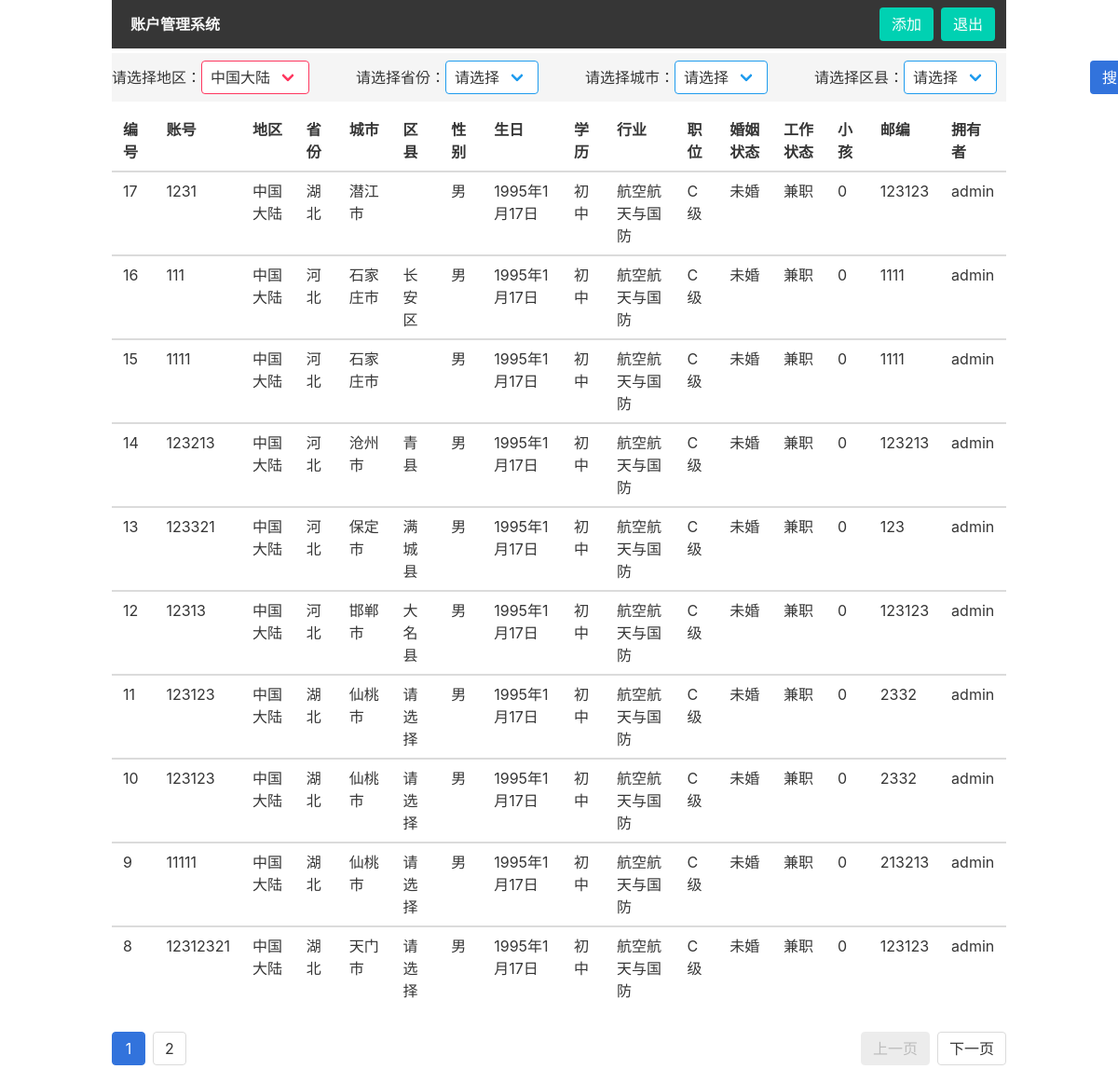
Before: /search/ (signed in) with the older database file.
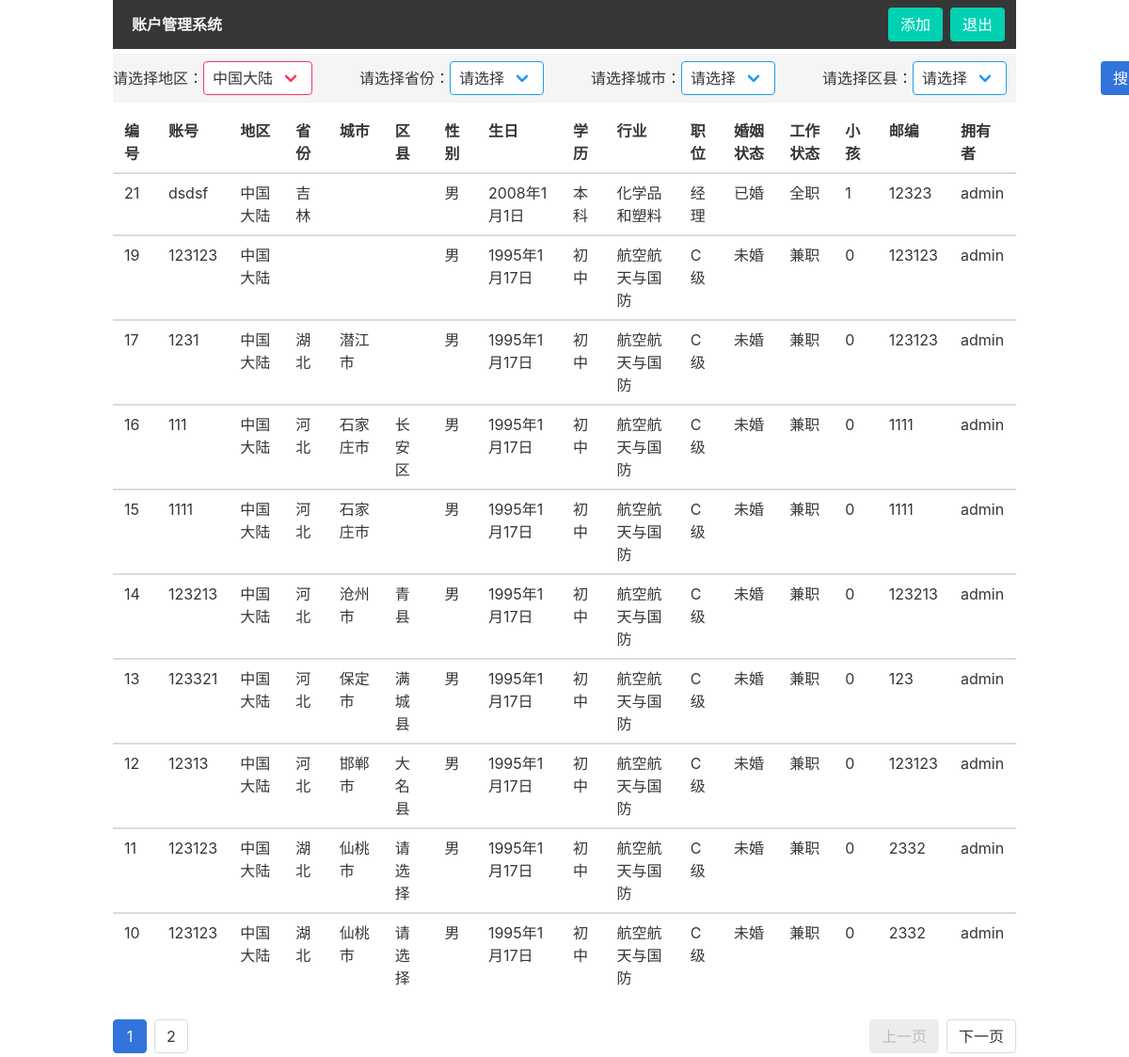
After: the same page with the newer database file.
### account_list/models.py (models this page shows)
class Accounts(models.Model):
    id = models.AutoField(primary_key=True)
    account = models.CharField(max_length=40)
    area = models.CharField(max_length=10)
    province = models.CharField(max_length=10)
    city = models.CharField(max_length=10)
    county = models.CharField(max_length=10)
    sex = models.CharField(max_length=5)
    birthday = models.CharField(max_length=30)
    edu = models.CharField(max_length=10)
    trade = models.CharField(max_length=30)
    position = models.CharField(max_length=10)
    marriage =models.CharField(max_length=10)
    working = models.CharField(max_length=10)
    child = models.IntegerField()
    zip_code = models.CharField(max_length=10)
    create_time = models.DateTimeField(auto_now_add=True)
    user = models.CharField(max_length=30)
    class Meta:
        ordering = ['-id']

### account_list/views.py (the view)
# urls.py: path('search/',search, name='搜索'),
def search(request):
    area = request.GET.get('area')
    province = request.GET.get('province')
    city = request.GET.get('city')
    county = request.GET.get('county')
    user = request.user
    search_dict = dict()
    if area:
        search_dict['area'] = area
    if province:
        search_dict['province'] = province
    if city:
        search_dict['city'] = city
    if county:
        search_dict['county'] = county
    search_of_list = Accounts.objects.filter(user=user,**search_dict)
    pageing = Paginator(search_of_list,10)
    page_num = request.GET.get('page',1)
    page_list = pageing.get_page(page_num)
    current_page = page_list.number
    pages = pageing.num_pages
    page_of_pages = pageing.page_range
    page_data =dict()
    page_data['page_list'] = page_list
    page_data['page'] = page_list.object_list
    page_data['area'] = area
    page_data['province'] =province
    page_data['city'] = city
    page_data['county'] = county
    page_data['page_of_pages'] = page_of_pages
    page_data['current_page'] = current_page
    return render(request,'search_list.html',page_data)

### account_list/templates/search_list.html (shortened to what this page needs)
{% extends 'bast.html' %}
    {% block basic_info %}
        {% include 'choose.html' %}
    {% endblock basic_info %}
{% block search_list %}
<div>
<table class="table is-fullwidth" style="margin-top: 10px;">
  <thead>
    <tr>
      <th>编号</th>
      <th>账号</th>
      <th>地区</th>
      <th>省份</th>
      <th>城市</th>
      <th>区县</th>
      <th>性别</th>
      <th>生日</th>
      <th>学历</th>
      <th>行业</th>
      <th>职位</th>
      <th>婚姻状态</th>
      <th>工作状态</th>
      <th>小孩</th>
      <th>邮编</th>
      <th>拥有者</th>
    </tr>
  </thead>
  <tfoot>
  {% for ss in page %}
    <tr >
      <td>{{ss.id}}</td>
      <td>{{ss.account}}</td>
      <td>{{ss.area}}</td>
      <td>{{ss.province}}</td>
      <td>{{ss.city}}</td>
      <td>{{ss.county}}</td>
      <td>{{ss.sex}}</td>
      <td>{{ss.birthday}}</td>
      <td>{{ss.edu}}</td>
      <td>{{ss.trade}}</td>
      <td>{{ss.position}}</td>
      <td>{{ss.marriage}}</td>
      <td>{{ss.working}}</td>
      <td>{{ss.child}}</td>
      <td>{{ss.zip_code}}</td>
      <td>{{ss.user}}</td>
    </tr>
  {% endfor %}
  </tfoot>
</table>
<div>
  <nav class="pagination" role="navigation" aria-label="pagination">
  {% if page_list.has_previous %}
    <a class="pagination-previous" href="?area={{ area }}&previous={{ province }}&city={{ city }}&county={{ county }}&page={{page_list.previous_page_number}}">上一页</a>
  {% else %}
    <a class="pagination-previous" disabled>上一页</a>
  {% endif %}
  {% if page_list.has_next %}
    <a class="pagination-next" href="?area={{ area }}&previous={{ province }}&city={{ city }}&county={{ county }}&page={{page_list.next_page_number}}">下一页</a>
  {% else %}
    <a class="pagination-next" disabled>下一页</a>
  {% endif %}
  <ul class="pagination-list">
  {% for a in page_of_pages %}
   {% if a == current_page %}
    <li>
      <a class="pagination-link is-current" aria-label="Page 1" aria-current="page" href="?area={{ area }}&previous={{ province }}&city={{ city }}&county={{ county }}&page={{a}}">{{ a }}</a>
    </li>
    {% else %}
    <li>
      <a class="pagination-link" aria-label="Goto page 2" href="?area={{ area }}&previous={{ province }}&city={{ city }}&county={{ county }}&page={{a}}">{{ a }}</a>
    </li>
    {% endif %}
  {% endfor %}
</nav>
</div>
{% endblock search_list %}

### account_list/templates/bast.html (shortened to what this page needs)
<!DOCTYPE html>
<html lang="en">
<head>
    <link rel="stylesheet" href="/static/css/bulma.min.css">
</head>
<body class="container">
        <nav class="navbar is-dark" role="navigation" aria-label="main navigation">
            <div class="navbar-brand">
                <a class="navbar-item" href="/" style="margin-left: 20px;">
                    <strong >账户管理系统</strong>
                </a>
            </div>
            <div class="navbar-end">
                <div class="navbar-item">
                    <div class="buttons">
                    {% if user.is_authenticated %}
                    <a class="button is-primary" href="{% url '添加'%}">
                        添加
                    </a>
                    <a class="button is-primary" href="{% url '退出'%}">
                        退出
                    </a>
                    {% endif %}
                    </div>
                </div>
            </div>
        </nav>
        {% block basic_info %}
        {% endblock basic_info %}
        {% block search_list %}
        {% endblock search_list %}
</body>
</html>

### account_list/templates/choose.html
<form action="{% url '搜索' %}" method="GET">
<nav class="level navbar is-light" style="margin-top: 5px;">
    <div class="level-item level-left ">
        请选择地区：
        <div class="select is-danger" style="margin-right: 50px;">
            <select id="area" name="area">
                <option>中国大陆</option>
            </select>
        </div>
        请选择省份：
        <div class="select is-info" style="margin-right: 50px;">
                <select id="province" name="province">
                </select>
        </div>
        请选择城市：
        <div class="select is-info" style="margin-right: 50px;">
                <select id="city" name="city">
                </select>
        </div>
        请选择区县：
        <div class="select is-info" style="margin-right: 100px;">
                <select id="county" name="county">
                </select>
        </div>
        <div class="buttons"><input class="button is-link" type="submit" value="搜索"></div>
    </div>
 </nav>
</form>

Changed rows visible on the page:
no longer on this page (row unchanged): Accounts: id "9", account "11111", area "中国大陆", province "湖北", city "仙桃市", county "请选择", sex "男", birthday "1995年1月17日", edu "初中", trade "航空航天与国防", position "C级", marriage "未婚", working "兼职", child "0", zip_code "213213", user "admin"
no longer on this page (row unchanged): Accounts: id "8", account "12312321", area "中国大陆", province "湖北", city "天门市", county "请选择", sex "男", birthday "1995年1月17日", edu "初中", trade "航空航天与国防", position "C级", marriage "未婚", working "兼职", child "0", zip_code "123123", user "admin"
added Accounts: id "21", account "dsdsf", area "中国大陆", province "吉林", sex "男", birthday "2008年1月1日", edu "本科", trade "化学品和塑料", position "经理", marriage "已婚", working "全职", child "1", zip_code "12323", user "admin"
added Accounts: id "19", account "123123", area "中国大陆", sex "男", birthday "1995年1月17日", edu "初中", trade "航空航天与国防", position "C级", marriage "未婚", working "兼职", child "0", zip_code "123123", user "admin"
